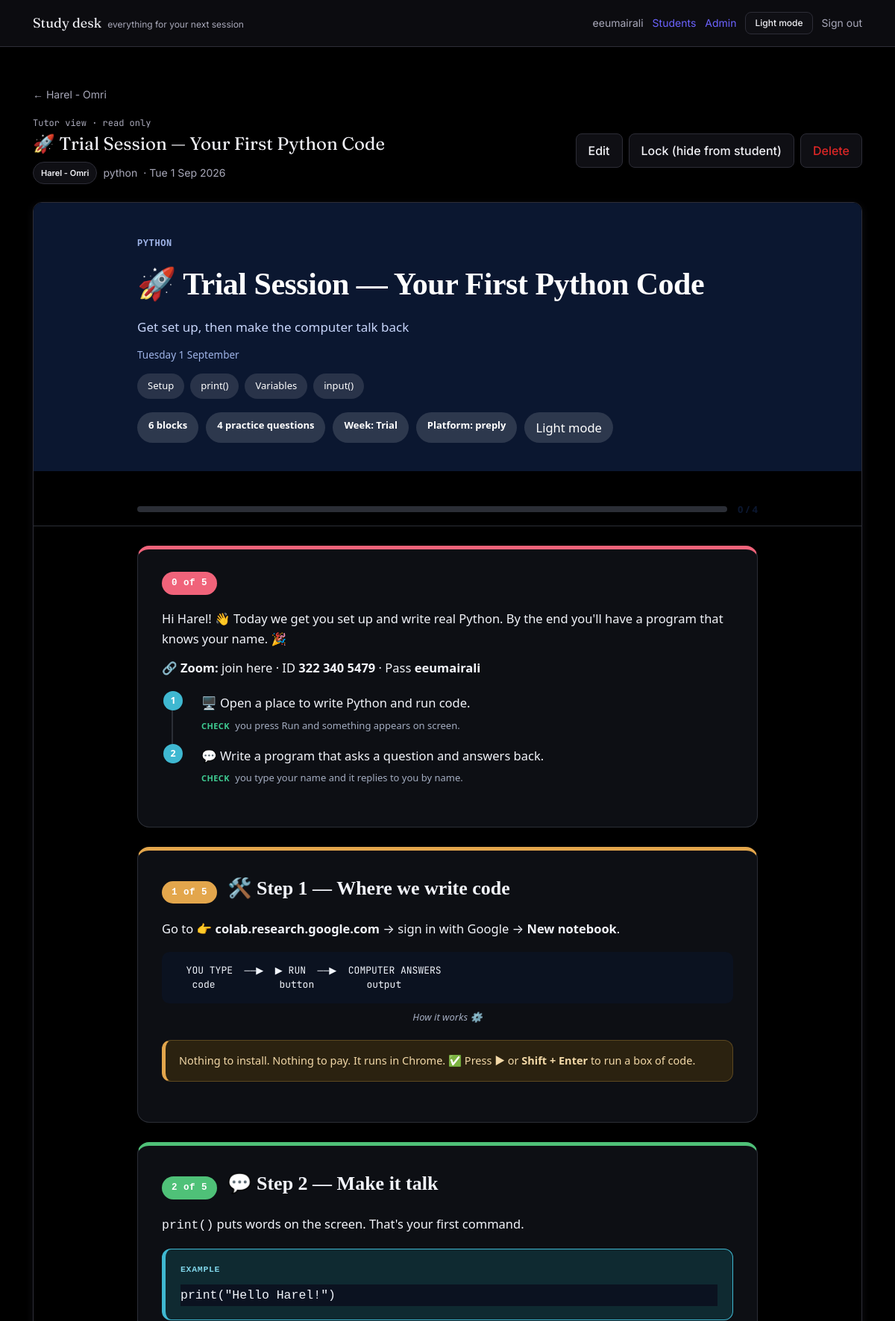
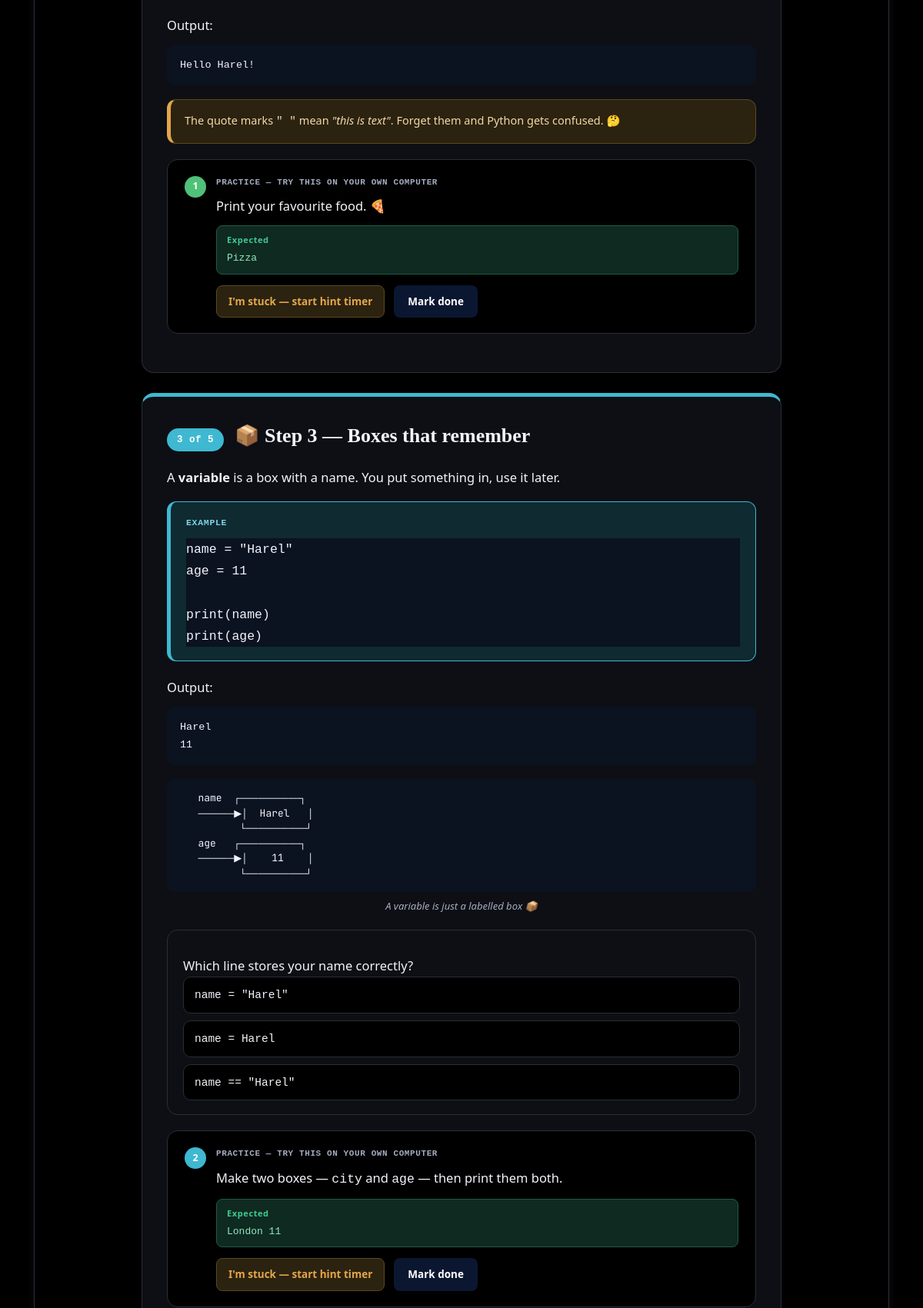
The page /tutor/lesson/16/ (signed in, upper part) on the database its author committed (2 pictures, top to bottom).
### learning/models.py (models this page shows, shortened)
class Lesson(models.Model):
    course = models.ForeignKey(Course, on_delete=models.CASCADE, related_name="lessons", null=True, blank=True)
    student = models.ForeignKey(
        settings.AUTH_USER_MODEL, on_delete=models.CASCADE, related_name="personal_lessons",
        null=True, blank=True, help_text="Set for a dated document written for one student.",
    )
    date = models.DateField(null=True, blank=True, help_text="Orders this on the student's timeline.")
    order = models.PositiveIntegerField(default=1, help_text="Position in the course (shared curriculum lessons only).")
    title = models.CharField(max_length=140)
    subtitle = models.CharField(max_length=255, blank=True)
    description = models.TextField(blank=True, help_text="What the student will do this session. (Legacy field — new lessons use markdown_source.)")
    markdown_source = models.TextField(blank=True, help_text="The lesson document. See skills/FORMAT_SPEC.md.")
    meta = models.JSONField(default=dict, blank=True, help_text="Unknown front-matter keys, rendered as header pills.")
    hint_seconds_default = models.PositiveIntegerField(default=20)
    is_published = models.BooleanField(default=True, help_text="Locked (unticked) lessons are invisible to the student.")
    class Meta:
        ordering = ["-date", "order", "id"]
    @property
    def is_document(self):
        return bool(self.markdown_source)

### accounts/models.py (models this page shows, shortened)
class StudentProfile(models.Model):
    PLATFORMS = [
        ("fiverr", "Fiverr"),
        ("preply", "Preply"),
        ("direct", "Direct / Zoom"),
    ]
    user = models.OneToOneField(
        settings.AUTH_USER_MODEL, on_delete=models.CASCADE, related_name="student_profile"
    )
    display_name = models.CharField(
        max_length=60, help_text="What the student is called in lessons. A first name is enough."
    )
    platform = models.CharField(max_length=20, choices=PLATFORMS, default="direct")
    is_minor = models.BooleanField(
        default=False, help_text="Tick if under 18. Guardian contact is then required."
    )
    guardian_email = models.EmailField(
        blank=True, help_text="Only for students under 18. Leave empty otherwise."
    )
    notes = models.TextField(
        blank=True, help_text="Teaching notes only. Do not store anything sensitive here."
    )
    created_at = models.DateTimeField(auto_now_add=True)
    class Meta:
        ordering = ["display_name"]

### learning/views.py (the view)
# urls.py: path("tutor/lesson/<int:lesson_id>/", views.lesson_tutor_view, name="lesson_tutor_view"),
@staff_member_required
def lesson_tutor_view(request, lesson_id):
    lesson = get_object_or_404(Lesson.objects.select_related("student", "course"), pk=lesson_id)
    if not lesson.is_document:
        raise Http404
    parsed = parse_lesson(lesson.markdown_source)
    context = _document_context(parsed, lesson=lesson, can_edit=False)
    context["lesson"] = lesson
    return render(request, "learning/tutor/lesson_tutor_view.html", context)

### learning/lesson_markdown.py (called while the page is built)
def render_markdown(text: str) -> str:
    text = text.strip("\n")
    return md.markdown(text, extensions=MD_EXTENSIONS) if text.strip() else ""

def parse_attrs(attr_str: str) -> dict:
    attrs = {}
    for m in re.finditer(r'(\w+)=("([^"]*)"|\'([^\']*)\'|(\S+))', attr_str):
        key = m.group(1)
        val = m.group(3) if m.group(3) is not None else (m.group(4) if m.group(4) is not None else m.group(5))
        attrs[key] = val
    return attrs

def parse_body(text: str, practices: list, quizzes: list, warnings: list) -> list:
    nodes = []
    for kind, name, attrs, content in split_fences(text):
        if kind == "text":
            html_out = render_markdown(content)
            if html_out.strip():
                nodes.append(Prose(html_out))
        else:
            node = build_block(name, attrs, content, practices, quizzes, warnings)
            if node is not None:
                nodes.append(node)
    return nodes

def split_keyword_sections(text: str) -> dict:
    sections: dict = {None: []}
    current = None
    for line in text.split("\n"):
        m = KEYWORD_RE.match(line.strip())
        if m:
            current = m.group(1)
            sections.setdefault(current, [])
            continue
        sections.setdefault(current, []).append(line)
    return {k: "\n".join(v) for k, v in sections.items()}

def render_inline(text: str) -> str:
    html_out = render_markdown(text)
    if html_out.startswith("<p>") and html_out.endswith("</p>"):
        html_out = html_out[3:-4]
    return html_out

def split_label_feedback(text: str) -> tuple[str, str]:
    m = DASH_SPLIT_RE.search(text)
    if not m:
        return text.strip(), ""
    return text[:m.start()].strip(), text[m.end():].strip()

def build_figure(attrs: dict, content: str) -> Figure:
    return Figure(caption=attrs.get("caption", ""), art=content.strip("\n"))

def build_push(attrs: dict, content: str) -> Push:
    return Push(title=attrs.get("title", ""), html=render_markdown(content))

def build_checklist(content: str) -> Checklist:
    items = []
    for raw in content.split("\n"):
        line = raw.strip()
        if line.startswith("- "):
            items.append(line[2:].strip())
        elif line.startswith("-"):
            items.append(line[1:].strip())
    return Checklist(items)

### templates/learning/tutor/lesson_tutor_view.html (shortened to what this page needs)
{% extends "base.html" %}
{% load static %}
{% block extra_head %}<link rel="stylesheet" href="{% static 'css/lesson-theme.css' %}">{% endblock %}
{% block content %}
<a href="{% url 'student_detail' lesson.student.id %}" class="text-sm text-slate-500 hover:text-ink">&larr; {{ lesson.student.student_profile.display_name|default:lesson.student.username }}</a>
<div class="mt-4 flex flex-wrap items-center justify-between gap-3">
  <div>
    <p class="font-mono text-xs text-slate-500">Tutor view · read only</p>
    <h1 class="mt-1 font-display text-2xl">{{ front_matter.title }}</h1>
    <div class="mt-2 flex flex-wrap items-center gap-2 text-sm text-slate-500">
      <span class="eyebrow rounded-full border border-line bg-card px-2.5 py-1 normal-case tracking-normal text-ink">
        {{ lesson.student.student_profile.display_name|default:lesson.student.username }}
      </span>
      {% if front_matter.course %}<span>{{ front_matter.course }}</span>{% endif %}
      {% if front_matter.date %}<span>· {{ front_matter.date|date:"D j M Y" }}</span>{% endif %}
    </div>
  </div>
  <div class="flex shrink-0 flex-wrap gap-2">
    <a href="{% url 'lesson_edit' lesson.student.id lesson.id %}" class="btn-quiet">Edit</a>
    <form method="post" action="{% url 'lesson_toggle_lock' lesson.id %}">
      <button type="submit" class="btn-quiet">
        {% if lesson.is_published %}Lock (hide from student){% else %}Unlock (show to student){% endif %}
      </button>
    </form>
    <form method="post" action="{% url 'lesson_delete' lesson.id %}"
          onsubmit="return confirm('Delete “{{ front_matter.title }}”? This removes the student’s saved answers too. This cannot be undone.');">
      <button type="submit" class="btn-quiet text-red-600 hover:border-red-300">Delete</button>
    </form>
  </div>
</div>
<div class="mt-6 overflow-hidden rounded-xl border border-line shadow-card">
  <div class="lesson-doc">
    {% include "learning/lesson/_document_body.html" %}
  </div>
</div>
{% endblock %}

### templates/base.html (shortened to what this page needs)
{% load static %}<!doctype html>
<html lang="en" class="h-full">
<head>
<link rel="stylesheet" href="{% static 'css/app.css' %}">
{% block extra_head %}{% endblock %}
</head>
<body class="min-h-full flex flex-col">
<header class="border-b border-line bg-card/80 backdrop-blur">
  <div class="mx-auto flex max-w-6xl items-center justify-between px-5 py-4">
    <a href="{% url 'dashboard' %}" class="flex items-baseline gap-2">
      <span class="font-display text-lg text-ink">Study desk</span>
      <span class="hidden text-xs text-slate-500 sm:inline">everything for your next session</span>
    </a>
    <div class="flex items-center gap-3 text-sm">
      {% if user.is_authenticated %}
        <span class="hidden text-slate-500 sm:inline">{{ user.student_profile.display_name|default:user.username }}</span>
        {% if user.is_staff %}
          <a class="text-teal-600 hover:underline" href="{% url 'student_list' %}">Students</a>
          <a class="text-teal-600 hover:underline" href="/admin/">Admin</a>
        {% endif %}
      {% endif %}
      <button type="button" data-theme-toggle class="btn-quiet px-3 py-1.5 text-xs">Light mode</button>
      {% if user.is_authenticated %}
        <form method="post" action="{% url 'logout' %}">{% csrf_token %}
          <button class="text-slate-500 hover:text-ink">Sign out</button>
        </form>
      {% endif %}
    </div>
  </div>
</header>
<main id="main" class="mx-auto w-full max-w-6xl flex-1 px-5 py-8 sm:py-12">
  {% block content %}{% endblock %}
</main>
</body>
</html>

### templates/learning/lesson/_document_body.html (shortened to what this page needs)
<header class="lhead">
  <div class="wrap">
    <p class="eyebrow">{% if course %}{{ course }}{% else %}Lesson{% endif %}</p>
    <h1 class="ltitle">{{ front_matter.title }}</h1>
    {% if front_matter.subtitle %}<p class="lsub">{{ front_matter.subtitle }}</p>{% endif %}
    <p class="lmeta-line">{{ front_matter.date|date:"l j F" }}</p>
    {% if topics %}
      <ul class="topics">
        {% for topic in topics %}<li>{{ topic }}</li>{% endfor %}
      </ul>
    {% endif %}
    <div class="meta">
      <span class="pill">{{ blocks|length }} block{{ blocks|length|pluralize }}</span>
      {% if practices %}<span class="pill">{{ practices|length }} practice question{{ practices|length|pluralize }}</span>{% endif %}
      {% for key, value in meta_pills %}<span class="pill">{{ key }}: {{ value }}</span>{% endfor %}
      <button type="button" data-theme-toggle class="pill theme-toggle-btn">Light mode</button>
    </div>
  </div>
</header>
{% if practices %}
<div class="bar">
  <div class="wrap">
    <div class="track"><div class="fill" id="lesson-fill"></div></div>
    <div class="count" id="lesson-count">0 / {{ practices|length }}</div>
  </div>
</div>
{% endif %}
<div class="wrap" id="lesson-root" data-lesson-id="{{ lesson_id|default:'' }}" data-can-edit="{% if can_edit %}1{% else %}0{% endif %}">
  {% for block in blocks %}
    {% include block.template_name with node=block %}
  {% endfor %}
</div>

### static/css/lesson-theme.css (style rules this page uses)
:root { --ink:#F2F4FA; --paper:#000000; --card:#0D0F14; --line:#2B2E36; --muted:#A3ACC0; --deep:#0B1730; --amber:#E3A64C; --amberbg:#2B2210; --amberline:#5C4820; --green:#3FCB92; --greenbg:#0F2A21; --greenline:#1F5B45; --code:#0B1220; --codetext:#F1F5FC; --examplelabel:#7FD4E8; --ambertext:#F3D9A8; --amberhover:#3A2E15; --greentext:#8FE8C0; --redline:#5C2430; --redbg:#301419; --redtext:#F5A3AC; --font-display:Georgia,"Times New Roman",serif; --font-body:"Segoe UI",-apple-system,BlinkMacSystemFont,Roboto,sans-serif; --font-mono:"SFMono-Regular",Consolas,"Liberation Mono",Menlo,monospace; --base-size:16.5px; --base-line:1.65; --radius:16px; --shadow:0 1px 2px rgba(0,0,0,.25),0 10px 26px -14px rgba(0,0,0,.55); --c1:#F0637A; --c1bg:#3A1620; --c2:#E3A64C; --c2bg:#332510; --c3:#4FC178; --c3bg:#132B1D; --c4:#3FB8D1; --c4bg:#0F2A31; --c5:#8B90F2; --c5bg:#211F3D; --c6:#C97AE8; --c6bg:#301F3A; --c7:#D9A93E; --c7bg:#332810; }
* { box-sizing:border-box }
.lesson-doc { background:var(--paper); color:var(--ink); font:var(--base-size)/var(--base-line) var(--font-body); min-height:100vh }
.lesson-doc code, .lesson-doc .mono { font-family:var(--font-mono) }
.lesson-doc .wrap { max-width:880px;margin:0 auto;padding:0 24px 90px }
.lesson-doc header.lhead { background:var(--deep);color:#fff;padding:46px 0 38px;margin-bottom:30px }
.lesson-doc header.lhead .wrap { padding-bottom:0 }
.lesson-doc .eyebrow { color:#9FB4E8;font-family:var(--font-mono);font-size:12px; letter-spacing:.6px;text-transform:uppercase;margin:0 0 10px }
.lesson-doc h1.ltitle { font-family:var(--font-display);font-size:clamp(28px,5vw,42px); margin:0 0 8px;letter-spacing:-.5px;font-weight:700 }
.lesson-doc .lsub { color:#C7D5FA;font-size:17px;margin:0 0 12px }
.lesson-doc .lmeta-line { color:#9FB4E8;font-size:13.5px;margin:0 0 14px }
.lesson-doc ul.topics { list-style:none;display:flex;flex-wrap:wrap;gap:8px;margin:0 0 18px;padding:0 }
.lesson-doc ul.topics li { background:rgba(255,255,255,.12);border-radius:999px;padding:6px 14px;font-size:13px }
.lesson-doc .meta { display:flex;flex-wrap:wrap;gap:10px }
.lesson-doc .pill { background:rgba(255,255,255,.14);border-radius:999px;padding:7px 15px;font-size:13px;font-weight:600 }
.lesson-doc .theme-toggle-btn { cursor:pointer;border:none;font:inherit }
.lesson-doc .bar { position:sticky;top:0;z-index:20;background:color-mix(in srgb, var(--paper) 92%, transparent); -webkit-backdrop-filter:blur(8px);backdrop-filter:blur(8px);border-bottom:1px solid var(--line);padding:11px 0;margin-bottom:26px }
.lesson-doc .bar .wrap { padding-bottom:0;display:flex;align-items:center;gap:14px }
.lesson-doc .track { flex:1;height:8px;background:var(--line);border-radius:99px;overflow:hidden }
.lesson-doc .count { font-size:13px;font-weight:700;color:var(--deep);white-space:nowrap }
.lesson-doc .prose p { margin:0 0 12px }
.lesson-doc .prose pre { background:var(--code);color:var(--codetext);border-radius:10px;padding:15px 17px; overflow-x:auto;font-size:13.5px;line-height:1.55 }
.lesson-doc .prose pre code,.lesson-doc .example-body pre code,.lesson-doc .hint pre code { color:inherit;background:none }
.lesson-doc .example-body pre { background:var(--code);color:var(--codetext) }
.lesson-doc .tip p { margin:0 0 8px }
.lesson-doc .tip p:last-child { margin-bottom:0 }
.lesson-doc .code-block pre { padding-right:76px }
.lesson-doc button { font:inherit;cursor:pointer;border-radius:8px;border:1px solid transparent }

### rows shown on the page
Lesson: student.student_profile.display_name "Harel - Omri", title "🚀 Trial Session — Your First Python Code", subtitle "Get set up, then make the computer talk back"

### other values the page prints
{{ user.student_profile.display_name|default:user.username }} "eeumairali"
{{ front_matter.course }} "python"
{{ front_matter.date|date:"D j M Y" }} "Tue 1 Sep 2026"
{{ course }} "PYTHON"
{{ front_matter.date|date:"l j F" }} "Tuesday 1 September"
{{ topic }} "Setup" "print()" "Variables" "input()"
{{ blocks|length }} "6"
{{ practices|length }} "4"
{{ key }} "Week" "Platform"
{{ value }} "Trial" "preply"
{{ node.index }} "0" "1" "2" "3"
{{ node.total }} "5" "5" "5" "5"
{{ node.html|safe }} "Hi Harel! 👋 Today we get you set up and write real Python. By the end you'll have a program that knows your name. 🎉 🔗 Zoom: join here · ID 322 340 5479 · Pass eeumairali" "Go to 👉 colab.research.google.com → sign in with Google → New notebook ." "print() puts words on the screen. That's your first command." "Output: Hello Harel!" "A variable is a box with a name. You put something in, use it later." "Output: Harel 11"
{{ item.html|safe }} "🖥️ Open a place to write Python and run code." "💬 Write a program that asks a question and answers back."
{{ item.check }} "you press Run and something appears on screen." "you type your name and it replies to you by name."
